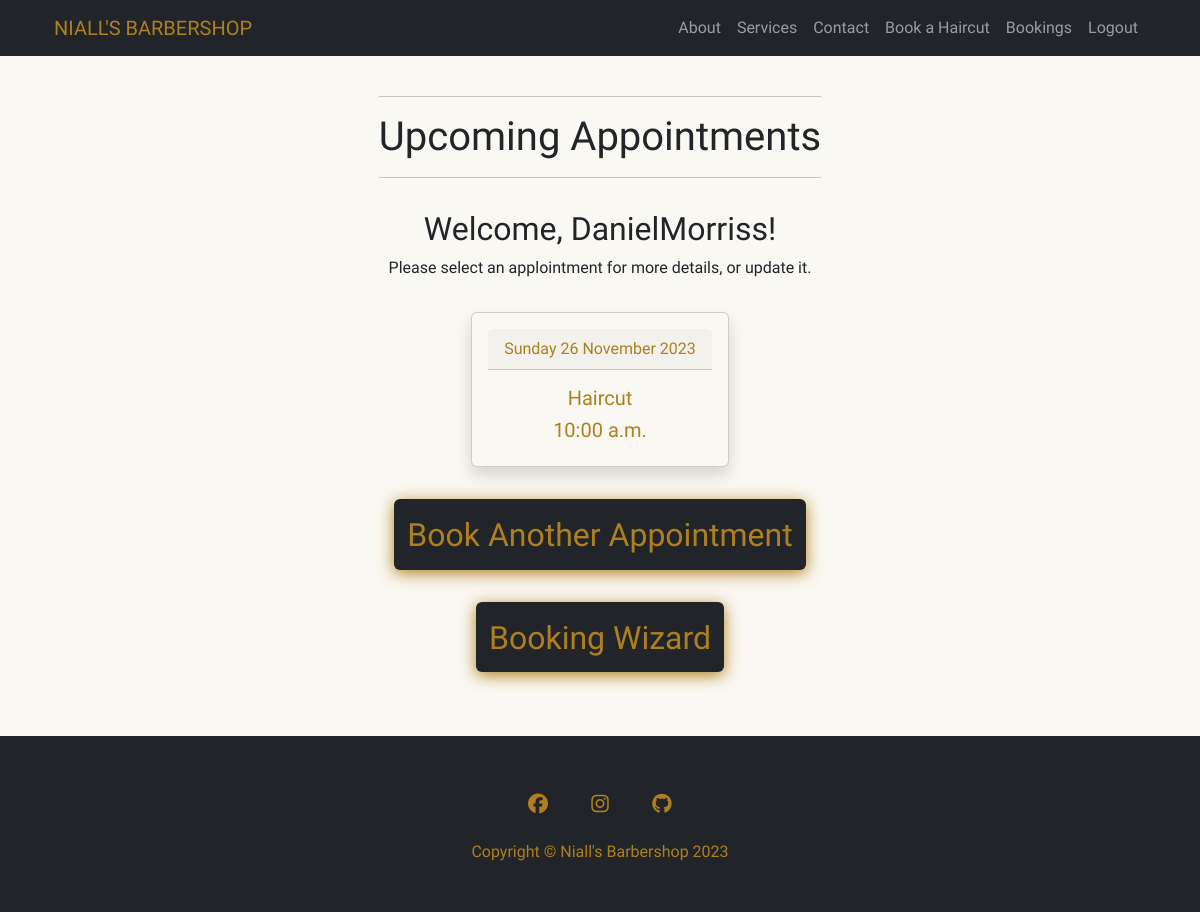
Before: /booking/ (signed in) with the older database file.
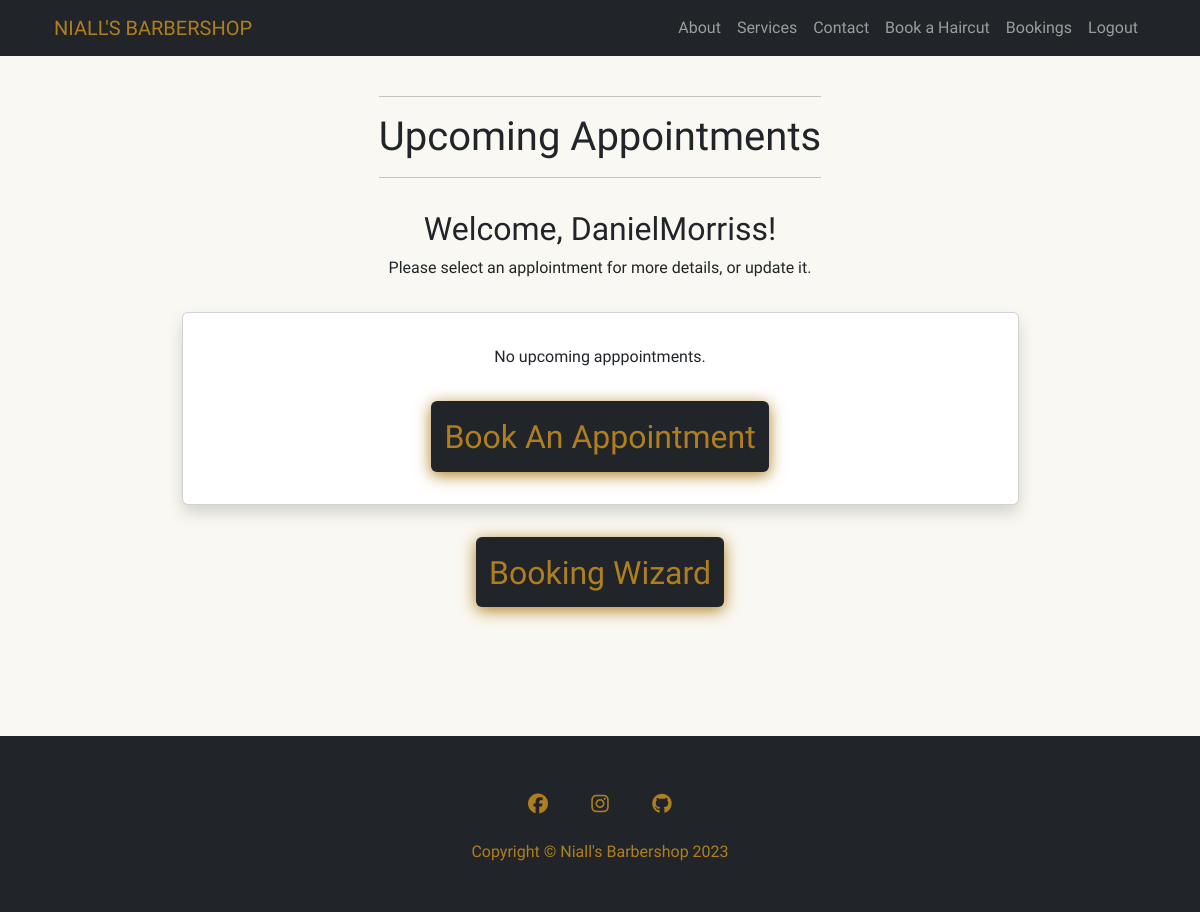
After: the same page with the newer database file.
### booking_system/models.py (models this page shows, shortened)
class Booking(models.Model):
    username = models.ForeignKey(User, on_delete=models.CASCADE,
                                 related_name='username_booking')
    date_of_booking = models.DateField()
    service_name = models.ForeignKey(Services, on_delete=models.CASCADE,
                                     related_name='service_name_booking')
    start_time = models.TimeField(choices=BOOKING_TIME)
    end_time = models.TimeField(editable=False, blank=True, null=True)
    confirmed = models.BooleanField(default=False)
    class Meta:
        ordering = ['date_of_booking', 'start_time']

class Services(models.Model):
    service_name = models.CharField(max_length=250)
    session_length = models.DurationField()
    cost = models.DecimalField(max_digits=8, decimal_places=2)
    def __str__(self):
        return self.service_name

### booking_system/views.py (the view)
# urls.py: path('booking/', views.BookingsListView.as_view(),
class BookingsListView(LoginRequiredMixin, ListView):
    model = Booking
    template_name = 'booking_system/booking_home.html'
    paginate_by = 25
    def get_queryset(self):
        if self.request.user.is_superuser:
            queryset = Booking.objects.filter(
                date_of_booking__gte=date.today()).order_by(
                    'date_of_booking', 'start_time')
            return queryset
        else:
            return Booking.objects.filter(
                username=self.request.user).filter(
                    date_of_booking__gte=date.today())

### booking_system/templates/booking_system/booking_home.html (shortened to what this page needs)
{% extends "base.html" %}
{% block content %}
{% load account %}
<div class="container mt-5 text-center push-down">
    <div class="container heading">
        <hr>
        <h1>Upcoming Appointments</h1>
        <hr>
    </div>
        <h2 class="pt-3">Welcome, {% user_display user %}!</h2>
    <p>Please select an applointment for more details, or update it.</p>
        {% if object_list %}
            {% for booking in object_list %}
            <div class=''>
                <div class="d-flex justify-content-center ">
                <a href="{% url 'booking-detail' booking.id %}" class="link-underline link-underline-opacity-0">
                    <div class="card shadow p-3 m-3 text-center custom-button-light-gold">
                        <div class="card-header">
                            <p class="p-0 m-0">{{ booking.date_of_booking|date:"l j F Y" }}</p>
                        </div>
                        <h5 class="mt-3">{{ booking.service_name }}</h5>
                        <h5>{{ booking.start_time|date:"g:i a" }} </h5>
                    </div>
                </a>
            </div>
            </div>
            {% endfor %}
            <a href="{% url 'booking-create' %}" class="link-underline link-underline-opacity-0">
                <div class="d-flex justify-content-center p-3">
                    <button class="btn custom-button-dark-gold pt-3 " type="button"><h2>Book Another Appointment</h2></button>
                </div>
            </a>
        {% else %}
        <div class='d-flex justify-content-center '>
            <div class="card shadow p-3 m-3 text-center w-75">
                <p class="pt-3">No upcoming apppointments.</p>
                <a href="{% url 'booking-create' %}" class="link-underline link-underline-opacity-0">
                    <div class="d-flex justify-content-center p-3">
                        <button class="btn custom-button-dark-gold pt-3 " type="button"><h2>Book An Appointment</h2></button>
                    </div>
                </a>
            </div>
        </div>
        {% endif %}
        <a href="{% url 'booking-wizard' %}" class="link-underline link-underline-opacity-0">
            <div class="d-flex justify-content-center p-3">
                <button class="btn custom-button-dark-gold pt-3 " type="button"><h2>Booking Wizard</h2></button>
            </div>
        </a>
</div>
{% endblock %}

Changed rows visible on the page:
removed Booking: date_of_booking "Sunday 26 November 2023", service_name "Haircut", start_time "10:00 a.m."
Other visible differences:
text no longer shown: "Book Another Appointment"
text now shown: "No upcoming apppointments. Book An Appointment"
